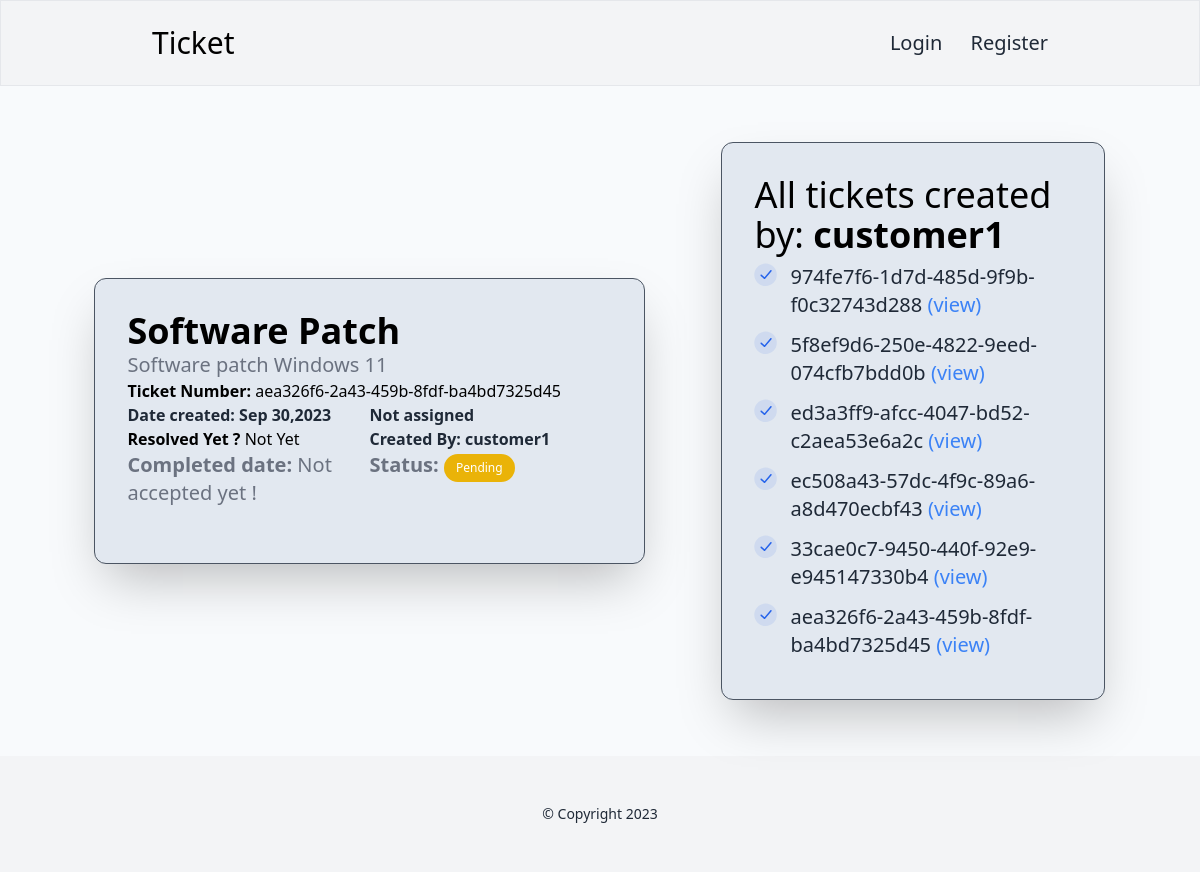
Page /ticket/tickets-details/6/ on the committed database.
### ticket/models.py (models this page shows, shortened)
class Ticket(models.Model):
    status_choices=(
        ('Active','Active'),
        ('Completed','Completed'),
        ('Pending','Pending')
    )
    ticket_number=models.UUIDField(default=uuid.uuid4)
    title=models.CharField(max_length=100)
    description=models.TextField()
    created_by=models.ForeignKey(User,on_delete=models.CASCADE, related_name='created_by')
    date_created=models.DateTimeField(auto_now_add=True)
    assigned_to=models.ForeignKey(User,on_delete=models.DO_NOTHING,null=True, blank=True)
    is_resolved=models.BooleanField(default=False)
    accepted_date=models.DateTimeField(null=True, blank=True)
    closed_date=models.DateTimeField(null=True,blank=True)
    ticket_status=models.CharField(max_length=15, choices=status_choices)

### users/models.py (models this page shows)
class User(AbstractUser):
    is_customer=models.BooleanField(default=False)
    is_engineer=models.BooleanField(default=False)
    def __str__(self):
        return self.username

### ticket/views.py (the view)
# urls.py: path('tickets-details/<int:pk>/',ticket_detail,name='ticket-details'),
def ticket_detail(request,pk):
    ticket=Ticket.objects.get(pk=pk)
    t=User.objects.get(username=ticket.created_by)
    tickets_per_user=t.created_by.all()
    return render(request,'ticket/ticket_details.html',{'ticket':ticket,'tickets_per_user':tickets_per_user})

### templates/ticket/ticket_details.html (shortened to what this page needs)
{% extends 'base.html' %}
{% block content %}
<div class="max-w-6xl mx-auto  flex items-center justify-around p-8 flex-col sm:flex-row">
    <div class="max-w-2xl  p-8 border border-gray-600 rounded-xl my-10 bg-slate-200 shadow-2xl">
        <div class="">
            <h2 class="sm:text-4xl text-2xl font-semibold">{{ticket.title}}</h2>
        <p class="text-xl text-gray-500">{{ticket.description}}</p>
        <p class=""><b>Ticket Number:</b> {{ticket.ticket_number}}</p>
        </div>
        <div class="flex items-center justify-between  flex-col">
            <div class="w-full flex justifiy-between flex-col sm:flex-row">
                <div class="w-1/2">
                    <p class="text-gray-800 font-semibold">
                        <b>Date created:</b> {{ticket.date_created |date:'M d,Y'}}
                    </p>
                </div>
                <div class="w-1/2">
                    {% if ticket.assigned_to == None %}
                    <p class="text-gray-800 font-semibold">
                         Not assigned
                    </p>
                    {%else %}
                    <p class="text-gray-800 font-semibold">
                        <b>Assigned to:</b> {{ticket.assigned_to|title}}
                    </p>
                    {% endif %}
                </div>
            </div>
            <div class="w-full flex justifiy-between flex-col sm:flex-row">
                <div class="w-1/2">
                    {% if ticket.is_resolved %}
                    <p class="text-gray-800 font-semibold">
                       <b>Resolved Yet ?</b> Yes, resolved
                    </p>
                    {% else %}
                    <p class="">
                        <b>Resolved Yet ?</b> Not Yet
                    </p>
                    {% endif %}
                </div>
                <div class="w-1/2">
                    <p class="text-gray-800 font-semibold">
                        <b>Created By: </b>{{ticket.created_by}}
                    </p>
                </div>
            </div>
        </div>
        <div class="flex  justify-between flex-col sm:flex-row">
            <div class="sm:w-1/2 w-full">
                {% if ticket.accepted_date %}
                <p class="text-xl text-gray-500">
                   <b>Completed date:</b> {{ticket.accepted_date|date:'M d, Y'}}
                </p>
                {% else %}
                <p class="text-xl text-gray-500">
                    <b>Completed date:</b> <span class="text-xm">Not accepted yet !</span>
                </p>
                {% endif %}
            </div>
            <div class="sm:w-1/2 w-full mb-4">
                <p class="text-xl text-gray-500">
                <b>Status:</b>
                {% if ticket.ticket_status == 'Active' %}
               <span class="inline-flex items-center gap-1.5 py-1.5 px-3 rounded-full text-xs font-medium bg-green-500 text-white">Active</span>
               {% elif ticket.ticket_status == 'Pending' %}
               <span class="inline-flex items-center gap-1.5 py-1.5 px-3 rounded-full text-xs font-medium bg-yellow-500 text-white">Pending</span>
               {% elif ticket.ticket_status == 'Completed' %}
               <span class="inline-flex items-center gap-1.5 py-1.5 px-3 rounded-full text-xs font-medium bg-red-500 text-white">Completed</span>
               {% endif %}
                </p>
            </div>
        </div>
</div>
<div class="my-6 sm:max-w-sm max-w-2xl  p-8 border border-gray-600 rounded-xl my-10 bg-slate-200 shadow-2xl">
    <h2 class="sm:text-4xl text-2xl  w-full">All tickets created by:  <span class="font-semibold">{{ticket.created_by.username }}</span></h2>
    <ul class="space-y-3 text-sm my-2 ">
        {% for ticket in tickets_per_user %}
        <li class="flex space-x-3 ">
          <span class="text-gray-800 dark:text-gray-400">
            <p class="text-xl w-full">{{ticket.ticket_number}}
                <a href="{% url 'ticket-details' ticket.pk %}" class="text-blue-500">(view)</a>
            </p>
          </span>
        </li>
        {% endfor %}
    </ul>
</div>
</div>
{% endblock %}

### rows in the picture
Ticket: title "Software Patch", description "Software patch Windows 11", ticket_number "aea326f6-2a43-459b-8fdf-ba4bd7325d45", date_created "Sep 30,2023", created_by "customer1", created_by.username "customer1"
Ticket: ticket_number "974fe7f6-1d7d-485d-9f9b-f0c32743d288"
Ticket: ticket_number "5f8ef9d6-250e-4822-9eed-074cfb7bdd0b"
Ticket: ticket_number "ed3a3ff9-afcc-4047-bd52-c2aea53e6a2c"
Ticket: ticket_number "ec508a43-57dc-4f9c-89a6-a8d470ecbf43"
Ticket: ticket_number "33cae0c7-9450-440f-92e9-e945147330b4"
